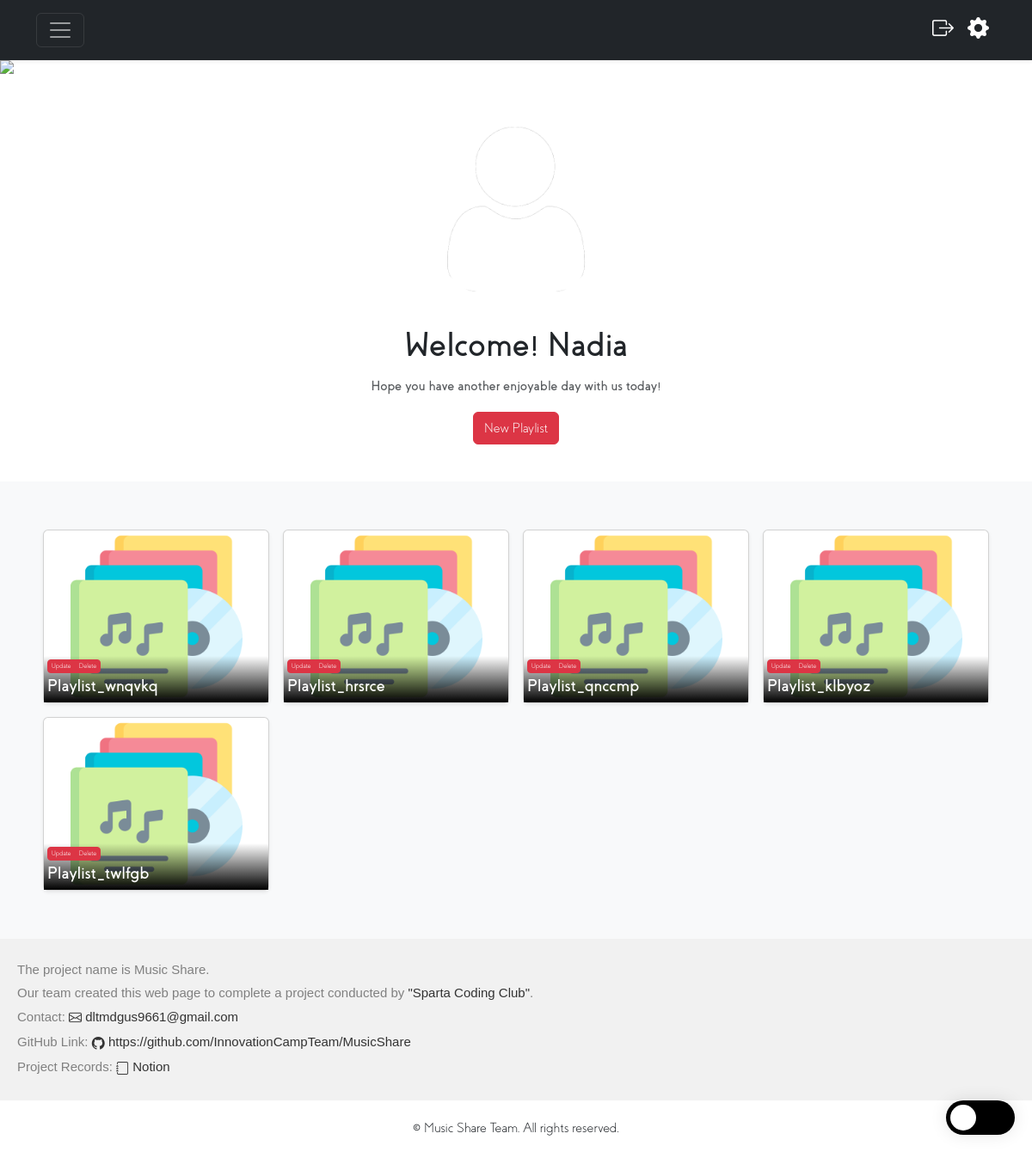
/playlists/ (signed in), run on the app's committed database.
### flask_app.py (models this page shows)
class Playlist(db.Model):
    __tablename__ = 'Playlist'
    plid = db.Column(db.Integer, primary_key=True,autoincrement=True)
    id = db.Column(db.String(30),ForeignKey('User.id',ondelete='CASCADE'))
    name = db.Column(db.String(100), nullable=False)
    img = db.Column(db.Text)
    user = db.relationship("User",backref=db.backref('Playlist', cascade='delete'))

### flask_app.py (the view)
@app.route("/playlists/")
def playlists():
    if "id" in session:
        playlists = Playlist.query.filter_by(id=session['id']).all()
        addURL = url_for('addFriend')
        searchURL = url_for('searchUser')
        loadURL = url_for('loadFriend')
        deleteURL = url_for('deleteFriend')
        return render_template('playlists.html', playlists=playlists,addURL=addURL,searchURL=searchURL,loadURL=loadURL,deleteURL=deleteURL)
    else :
        return render_template('index.html')

### templates/playlists.html (shortened to what this page needs)
{% extends "layout.html" %}
{% block content %}
  <main>
    <img src="https://capsule-render.vercel.app/api?type=waving&color=auto&section=header&height=180" style="width: 100vw; position: absolute; z-index: -99"/>
    <section class="py-5 text-center container" style="position:relative">
      {% if session["img"]%}
      <img class="mb-4" src="{{session['img']}}" style="width:250px; height:250px; object-fit: cover; border-radius: 70%; border:15px solid white;"></img>
      {%else%}
      <img class="mb-4" src="/static/img/user.png" style="width:250px; height:250px; object-fit: cover; border-radius: 70%; border:15px solid white;"></img>
      {% endif %}
      <div class="row py-lg-5"  style="position:absolute;width:100%; top:70%;">
        <div class="col mx-auto">
          <h1 class="fw-light" style="width:100%;">
            <font style="vertical-align: inherit">
              <font style="vertical-align: inherit; font-size: 5vh; font-weight: 700;">Welcome! {{session['username']}}</font>
            </font>
          </h1>
          <p class="lead text-body-secondary">
            <font style="vertical-align: inherit">
              <font style="vertical-align: inherit; font-size: 2vh; font-weight: 700;">Hope you have another enjoyable day with us today!</font>
            </font>
          </p>
          <p>
            <button type="button" class="btn btn-danger" data-bs-toggle="modal" data-bs-target="#exampleModal">
              New Playlist
            </button>
          </p>
        </div>
      </div>
    </section>
    <div class="album py-5 bg-body-tertiary" style="margin-top:120px">
      <div class="container">
        {% if playlists %}
          <div class="row row-cols-4 g-0">
            {% for playlist in playlists %}
              <div class="col p-2" id="playlist_item">
                <div class="card shadow-sm">
                    {% if playlist.img %}
                    <img class="bd-placeholder-img card-img-top" width="100%" object-fit="cover" src="{{playlist.img}}" alt="..." style="object-fit: cover; height:200px"/>
                    {%else%}
                    <img class="bd-placeholder-img card-img-top" width="100%" object-fit="cover" src="/static/img/playlist.png" alt="..." style="object-fit: scale-down; height:200px"/>
                    {% endif %}
                    <div class="card-body p-1" style="position:absolute; background:linear-gradient(to bottom, transparent, black); width:100%; bottom:0%;">
                      <div class="d-flex justify-content-between align-items-center">
                        <div class="btn-group">
                          <button  class="btn btn-sm btn-danger p-1" data-bs-toggle="modal" style="height:2vh; font-size:1vh; display: flex; align-items:center;" data-bs-target="#editModal"  onclick="SetParamModal('{{playlist.plid}}','{{playlist.name}}','{{playlist.img}}')">
                            Update
                          </button>
                          <button  class="btn btn-sm btn-danger p-1" onclick="deletePlaylist('{{playlist.plid}}')" style="height:2vh; font-size:1vh; display: flex; align-items:center;">
                            Delete
                          </button>
                        </div>
                      </div>
                      <a href="{{ url_for('musics', plid=playlist.plid) }}" style="text-decoration-line: none;" >
                        <p class="card-text" style="overflow: hidden; text-overflow: ellipsis; white-space: nowrap; color:white; font-size: 20px;font-weight:1000;">{{ playlist.name }}
                        </p>
                      </a>
                    </div>
                </div>
              </div>
            {% endfor %}
          </div>
        {% else %}
          <div class="col">
            <p style="font-size: 3vh; font-weight: 700;" align='center'>Add a playlist right now!</p>
          </div>
        {% endif %}
      </div>
    </div>
  </main>
{% endblock %}

### static/css/style.css (style rules this page uses)
body { font-family: 'Coves', sans-serif !important; text-align: center; }
.bd-placeholder-img { font-size: 1.125rem; text-anchor: middle; -webkit-user-select: none; -moz-user-select: none; user-select: none; }

### templates/playlists.html (style rules this page uses)
.bd-placeholder-img { font-size: 1.125rem; text-anchor: middle; -webkit-user-select: none; -moz-user-select: none; user-select: none; }

### data on the page
Playlist: name "Playlist_wnqvkq"
Playlist: name "Playlist_hrsrce"
Playlist: name "Playlist_qnccmp"
Playlist: name "Playlist_klbyoz"
Playlist: name "Playlist_twlfgb"

### other printed values
{{ session['username'] }} "Nadia"
